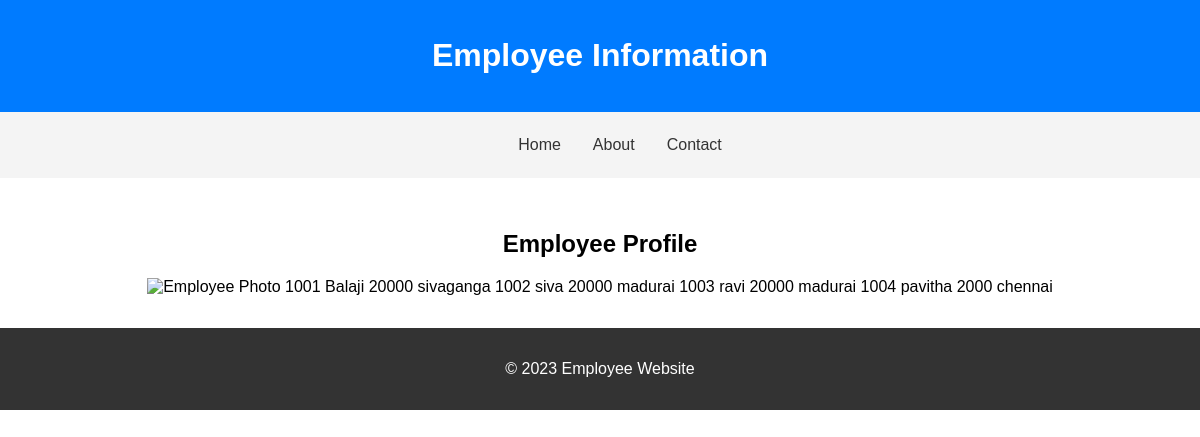
/employee/, run on the app's committed database.
### DBAPP/models.py (models this page shows)
class Employee(models.Model):
    empNo = models.IntegerField()
    empName = models.TextField()
    empSalary = models.IntegerField()
    empAddress = models.TextField()

### DBAPP/views.py (the view)
# urls.py: path('employee/',views.empDetail)
def empDetail(req):
    emp_data = Employee.objects.all()
    print(emp_data)
    emp_dict = {"emp_list": emp_data}
    empDetails = {"ID":101,"EmpName":"Balaji","EmpSalary":20000,"EmpAddress":"Sivaganga"}
    return render(req, 'DBAPP/employee.html', context=emp_dict)

### templates/DBAPP/employee.html (shortened to what this page needs)
<!DOCTYPE html>
<html lang="en">
    {% load static %}
<head>
    <link rel="stylesheet" href="{% static 'css/empdesign.css'%}">
</head>
<body>
    <header>
        <h1>Employee Information</h1>
    </header>
    <nav>
        <ul>
            <li><a href="#">Home</a></li>
            <li><a href="#">About</a></li>
            <li><a href="#">Contact</a></li>
        </ul>
    </nav>
    <main>
        <section class="employee">
            <h2>Employee Profile</h2>
            <img src="images/profile.jpg" alt="Employee Photo">
            {% if  emp_list%}
            {% for emp in emp_list %}
            {{emp.empNo}}
            {{emp.empName}}
            {{emp.empSalary}}
            {{emp.empAddress}}
            {% endfor %}
            {% endif %}
        </section>
    </main>
    <footer>
        <p>&copy; 2023 Employee Website</p>
    </footer>
</body>
</html>

### static/css/empdesign.css (style rules this page uses)
body, html { margin: 0; padding: 0; font-family: Arial, sans-serif; }
header { background-color: #007bff; color: #fff; text-align: center; padding: 1rem; }
nav { background-color: #f4f4f4; padding: 0.5rem; }
nav ul { list-style: none; display: flex; justify-content: center; }
nav li { margin: 0 1rem; }
nav a { text-decoration: none; color: #333; }
main { padding: 2rem; }
.employee { text-align: center; }
footer { background-color: #333; color: #fff; text-align: center; padding: 1rem; }

### data on the page
Employee: empNo "1001", empName "Balaji", empSalary "20000", empAddress "sivaganga"
Employee: empNo "1002", empName "siva", empSalary "20000", empAddress "madurai"
Employee: empNo "1003", empName "ravi", empSalary "20000", empAddress "madurai"
Employee: empNo "1004", empName "pavitha", empSalary "2000", empAddress "chennai"
